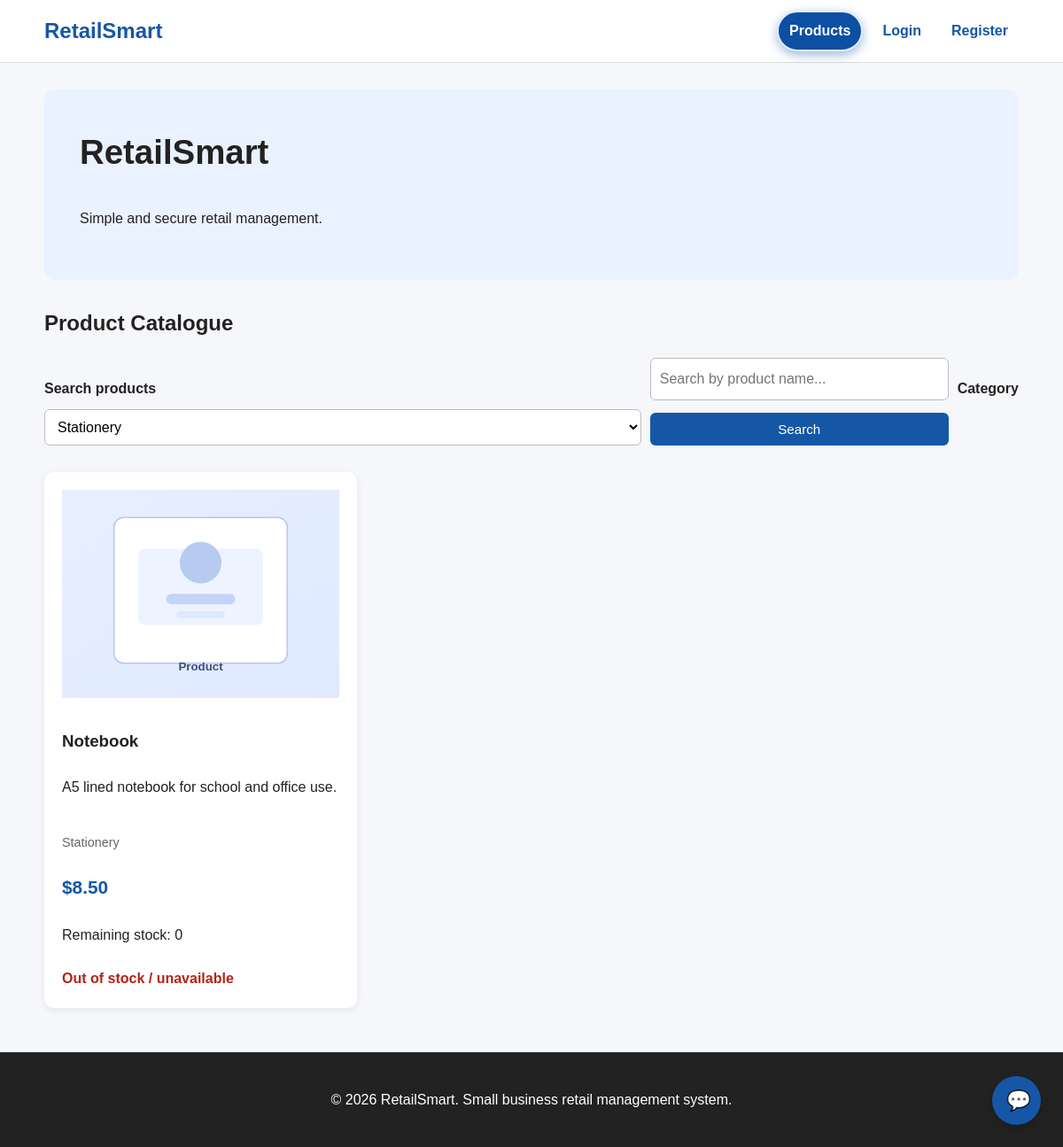
Page /index.php?category=Stationery on the committed database.
### tables this page shows
CREATE TABLE IF NOT EXISTS products (

    id INT AUTO_INCREMENT PRIMARY KEY,

    name VARCHAR(150) NOT NULL,

    description TEXT,

    category VARCHAR(100) NOT NULL,

    price DECIMAL(10,2) NOT NULL,

    original_stock INT NOT NULL DEFAULT 0,

    remaining_stock INT NOT NULL DEFAULT 0,

    stock INT NOT NULL DEFAULT 0,

    image_url VARCHAR(255) NOT NULL DEFAULT '/RetailSmart/public/assets/images/product-placeholder.svg',

    created_at TIMESTAMP DEFAULT CURRENT_TIMESTAMP,

    updated_at TIMESTAMP
        DEFAULT CURRENT_TIMESTAMP
        ON UPDATE CURRENT_TIMESTAMP
);

### helpers.php (called while the page is built, shortened)
<?php
require_once __DIR__ .'/database.php';
function e($value): string
{
    return htmlspecialchars(
        (string)$value,
        ENT_QUOTES,
        'UTF-8'
    );
}
?>

### database.php (called while the page is built, shortened)
<?php
function db(): PDO {
    $dsn = 'mysql:host=' . DB_HOST . ';dbname=' . DB_NAME . ';charset=utf8mb4';
    try {
        $pdo = new PDO($dsn, DB_USER, DB_PASS, [
            PDO::ATTR_ERRMODE => PDO::ERRMODE_EXCEPTION,
            PDO::ATTR_DEFAULT_FETCH_MODE => PDO::FETCH_ASSOC,
        ]);
        return $pdo;
    } catch (PDOException $e) {
        die('Database connection failed.');
    }
}

### Product.php (called while the page is built, shortened)
<?php
class Product {
    public static function getProducts(
        string $search = '',
        string $category = '',
        int $page = 1,
        int $perPage = 6
    ): array {
        $page = max(1, $page);
        $offset = ($page - 1) * $perPage;
        $where = [];
        $params = [];
        if ($category !== '') {
            $where[] = "category = ?";
            $params[] = $category;
        }
        $whereSQL = '';
        if (!empty($where)) {
            $whereSQL = ' WHERE ' . implode(' AND ', $where);
        }
        $countSQL = "SELECT COUNT(*) FROM products $whereSQL";
        $countStmt = db()->prepare($countSQL);
        $countStmt->execute($params);
        $total = (int) $countStmt->fetchColumn();
        $sql = "
            SELECT * FROM products
            $whereSQL
            ORDER BY id DESC
            LIMIT $perPage
            OFFSET $offset
        ";
        $stmt = db()->prepare($sql);
        $stmt->execute($params);
        $products = $stmt->fetchAll(PDO::FETCH_ASSOC);
        return [
            'products' => $products,
            'total' => $total,
            'pages' => max(1, (int) ceil($total / $perPage)),
            'page' => $page,
        ];
    }
    public static function categories(): array {
        $stmt = db()->query("
            SELECT DISTINCT category
            FROM products
            ORDER BY category
        ");
        return $stmt->fetchAll(PDO::FETCH_COLUMN);
    }
}

### index.php (the view, shortened to what this page needs)
<?php
require_once __DIR__ . '/../app/config/helpers.php';
require_once __DIR__ . '/../app/models/Product.php';
$search =
    trim($_GET['search'] ?? '');
$category =
    trim($_GET['category'] ?? '');
$page =
    (int)($_GET['page'] ?? 1);
$result =
    Product::getProducts(
        $search,
        $category,
        $page,
        6
    );
$products =
    $result['products'];
$categories =
    Product::categories();
require_once
    __DIR__ .
    '/../app/views/partials/header.php';
?>
<section class="hero">
    <h1>
        RetailSmart
    </h1>
    <p>
        Simple and secure retail management.
    </p>
</section>
<section>
    <h2>
        Product Catalogue
    </h2>
    <form
        method="GET"
        class="search-form"
    >
        <label for="search">
            Search products
        </label>
        <input
            type="search"
            id="search"
            name="search"
            value="<?= e($search) ?>"
            placeholder="Search by product name..."
        >
        <label for="category">
            Category
        </label>
        <select
            id="category"
            name="category"
        >
            <?php foreach ($categories as $cat): ?>
                <option
                    value="<?= e($cat) ?>"
                    <?= $category === $cat
                        ? 'selected'
                        : '' ?>
                >
                    <?= e($cat) ?>
                </option>
            <?php endforeach; ?>
        </select>
        <button type="submit">
            Search
        </button>
    </form>
    <div class="product-grid">
        <?php foreach ($products as $product): ?>
            <article class="product-card">
                <div class="product-image-wrap">
                    <img
                        src="<?= e($product['image_url'] ?? '/RetailSmart/public/assets/images/product-placeholder.svg') ?>"
                        alt="<?= e($product['name']) ?>"
                        class="product-image"
                    >
                </div>
                <h3>
                    <?= e($product['name']) ?>
                </h3>
                <p>
                    <?= e($product['description']) ?>
                </p>
                <p class="category">
                    <?= e($product['category']) ?>
                </p>
                <strong class="price">
                    $<?= number_format(
                        $product['price'],
                        2
                    ) ?>
                </strong>
                <p>
                    Remaining stock:
                    <?= e($product['remaining_stock'] ?? $product['stock']) ?>
                </p>
                <?php $availableStock = (int) ($product['remaining_stock'] ?? $product['stock'] ?? 0); ?>
                <?php if ($availableStock > 0): ?>
                    <?php if ($availableStock <= 2): ?>
                        <span class="out-stock">
                            Only <?= $availableStock ?> left in stock.
                        </span>
                    <?php endif; ?>
                    <?php if (is_logged_in()): ?>
                        <form
                            method="POST"
                            action="action.php"
                        >
                            <input
                                type="hidden"
                                name="action"
                                value="add_cart"
                            >
                            <input
                                type="hidden"
                                name="csrf_token"
                                value="<?= csrf_token() ?>"
                            >
                            <input
                                type="hidden"
                                name="product_id"
                                value="<?= $product['id'] ?>"
                            >
                            <label>
                                Quantity
                                <input
                                    type="number"
                                    name="quantity"
                                    value="1"
                                    min="1"
                                    max="<?= $availableStock ?>"
                                >
                            </label>
                            <button
                                type="submit"
                            >
                                Add to Cart
                            </button>
                        </form>
                    <?php else: ?>
                        <a
                            class="button"
                            href="login.php"
                        >
                            Login to Buy
                        </a>
                    <?php endif; ?>
                <?php else: ?>
                    <span class="out-stock">
                        Out of stock / unavailable
                    </span>
                <?php endif; ?>
            </article>
        <?php endforeach; ?>
    </div>
</section>
<button
    class="smart-help-button"
    onclick="toggleSmartHelp()"
    aria-label="Open Smart Help"
>
    💬
</button>
<?php
require_once
    __DIR__ .
    '/../app/views/partials/footer.php';
?>

### style.css (style rules this page uses)
* { box-sizing: border-box; }
body { margin: 0; font-family: Arial, Helvetica, sans-serif; background: #f5f7fa; color: #222; line-height: 1.6; }
img { max-width: 100%; }
.hero { background: #eaf2ff; padding: 40px; border-radius: 12px; margin-bottom: 30px; }
.hero h1 { margin-top: 0; font-size: 2.4rem; }
button, .button { display: inline-block; border: none; background: #1557a6; color: white; padding: 10px 16px; border-radius: 6px; cursor: pointer; font-size: 0.95rem; }
form { display: flex; flex-direction: column; gap: 10px; }
label { font-weight: 600; display: block; }
input, select, textarea { width: 100%; padding: 10px; border: 1px solid #bbb; border-radius: 6px; font: inherit; background: white; }
.search-form { display: grid; grid-template-columns: 2fr 1fr auto; align-items: end; margin-bottom: 30px; }
.product-grid { display: grid; grid-template-columns: repeat(3, 1fr); gap: 20px; }
.product-card { background: white; padding: 20px; border-radius: 10px; box-shadow: 0 2px 8px rgba(0, 0, 0, 0.08); display: flex; flex-direction: column; gap: 8px; }
.product-card h3 { margin-bottom: 0; }
.category { color: #666; font-size: 0.9rem; }
.price { font-size: 1.3rem; color: #1557a6; }
.out-stock { color: #b42318; font-weight: bold; }
.smart-help-button { position: fixed; right: 25px; bottom: 25px; width: 55px; height: 55px; border-radius: 50%; font-size: 1.4rem; box-shadow: 0 3px 10px rgba(0, 0, 0, 0.2); }

### rows in the picture
products: image_url (placeholder picture), name "Notebook", description "A5 lined notebook for school and office use.", category "Stationery", price "8.50", remaining_stock "0", shows "Out of stock / unavailable"

### other values in the picture
form field category "Stationery"
